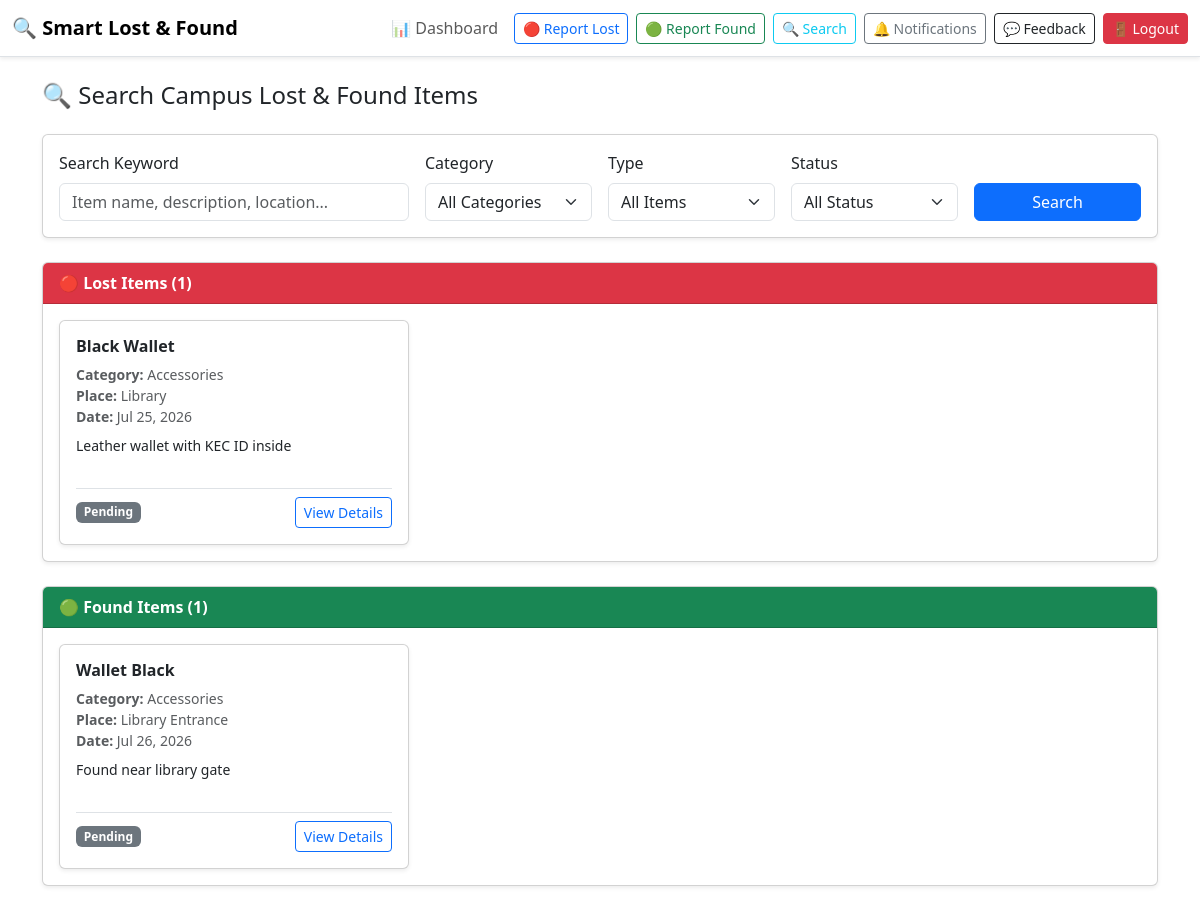
The app's page /items/search_items.php (signed in) with its own data.
### tables this page shows
CREATE TABLE IF NOT EXISTS lost_items (
  lost_id INT AUTO_INCREMENT PRIMARY KEY,
  user_id INT NOT NULL,
  item_name VARCHAR(150) NOT NULL,
  category VARCHAR(100) NOT NULL,
  place_lost VARCHAR(150) NOT NULL,
  date_lost DATE NOT NULL,
  description TEXT,
  image VARCHAR(255),
  status ENUM('Pending','Matched','Returned') DEFAULT 'Pending',
  created_at TIMESTAMP DEFAULT CURRENT_TIMESTAMP,
  FOREIGN KEY (user_id) REFERENCES users(user_id) ON DELETE CASCADE
);

CREATE TABLE IF NOT EXISTS found_items (
  found_id INT AUTO_INCREMENT PRIMARY KEY,
  user_id INT NOT NULL,
  item_name VARCHAR(150) NOT NULL,
  category VARCHAR(100) NOT NULL,
  place_found VARCHAR(150) NOT NULL,
  date_found DATE NOT NULL,
  description TEXT,
  image VARCHAR(255),
  status ENUM('Pending','Matched','Returned') DEFAULT 'Pending',
  created_at TIMESTAMP DEFAULT CURRENT_TIMESTAMP,
  FOREIGN KEY (user_id) REFERENCES users(user_id) ON DELETE CASCADE
);

### src/utils/helpers.php (called while the page is built, shortened)
<?php
if (!function_exists('baseUrl')) {
    function baseUrl($path = '') {
        $trimmed = ltrim((string)$path, '/');
        $cleanBase = ltrim(BASE_URL, '/');
        return BASE_URL . ($trimmed !== '' ? '/' . $trimmed : '');
    }
}
if (!function_exists('asset')) {
    function asset($path = '') {
        return baseUrl($path);
    }
}
if (!function_exists('url')) {
    function url($path = '') {
        return baseUrl($path);
    }
}

### src/utils/auth.php (called while the page is built, shortened)
<?php
if (!function_exists('currentUserRole')) {
    function currentUserRole() {
        return $_SESSION['role'] ?? null;
    }
}

### src/utils/sanitize.php (called while the page is built, shortened)
<?php
if (!function_exists('cleanHtml')) {
    function cleanHtml($value) {
        return htmlspecialchars((string)$value, ENT_QUOTES, 'UTF-8');
    }
}

### config/database.php (called while the page is built, shortened)
<?php
function dbQuery($conn, $sql, $params = []) {
    if (empty($params)) {
        return mysqli_query($conn, $sql);
    }
    $stmt = mysqli_prepare($conn, $sql);
    $types = '';
    foreach ($params as $p) {
        if (is_int($p)) {
            $types .= 'i';
        } elseif (is_float($p)) {
            $types .= 'd';
        } else {
            $types .= 's';
        }
    }
    mysqli_stmt_bind_param($stmt, $types, ...$params);
    $res = mysqli_stmt_get_result($stmt);
    if ($res !== false) {
        return $res;
    }
    $affected = mysqli_stmt_affected_rows($stmt);
    return $affected >= 0;
}
function dbFetchAll($conn, $sql, $params = []) {
    $res = dbQuery($conn, $sql, $params);
    $rows = [];
    if ($res && is_object($res)) {
        while ($row = mysqli_fetch_assoc($res)) {
            $rows[] = $row;
        }
    }
    return $rows;
}

### items/search_items.php (the view, shortened to what this page needs)
<?php
require_once __DIR__ . '/../config/config.php';
$search = trim($_GET['search'] ?? '');
$type = trim($_GET['type'] ?? 'all');
$lost_where = ["1=1"];
$lost_params = [];
$lost_where_str = implode(' AND ', $lost_where);
$found_where = ["1=1"];
$found_params = [];
$found_where_str = implode(' AND ', $found_where);
$lost_items = [];
$found_items = [];
if ($type == 'all' || $type == 'lost') {
    $lost_items = dbFetchAll($conn, "SELECT l.*, u.name AS user_name, u.email AS user_email, u.role AS user_role
        FROM lost_items l
        JOIN users u ON l.user_id = u.user_id
        WHERE $lost_where_str
        ORDER BY l.created_at DESC LIMIT 50", $lost_params);
}
if ($type == 'all' || $type == 'found') {
    $found_items = dbFetchAll($conn, "SELECT f.*, u.name AS user_name, u.email AS user_email, u.role AS user_role
        FROM found_items f
        JOIN users u ON f.user_id = u.user_id
        WHERE $found_where_str
        ORDER BY f.created_at DESC LIMIT 50", $found_params);
}
?>
<!doctype html>
<html lang="en">
<head>
  <?php include __DIR__ . '/../components/head.php'; ?>
</head>
<body>
  <?php include __DIR__ . '/../components/navbar.php'; ?>
  <div class="container py-4">
    <h2 class="h4 mb-4">🔍 Search Campus Lost &amp; Found Items</h2>
    <div class="card mb-4 shadow-sm">
      <div class="card-body">
        <form method="get" action="search_items.php" class="row g-3">
          <div class="col-md-4">
            <label class="form-label">Search Keyword</label>
            <input type="text" name="search" class="form-control" placeholder="Item name, description, location..." value="<?php echo cleanHtml($search); ?>">
          </div>
          <div class="col-md-2">
            <label class="form-label">Category</label>
            <select name="category" class="form-select" style="color: #212529; background-color: #fff;">
              <option value="" style="color: #6c757d;">All Categories</option>
            </select>
          </div>
          <div class="col-md-2">
            <label class="form-label">Type</label>
            <select name="type" class="form-select" style="color: #212529; background-color: #fff;">
              <option value="all" <?php echo $type=='all'?'selected':''; ?>>All Items</option>
            </select>
          </div>
          <div class="col-md-2">
            <label class="form-label">Status</label>
            <select name="status" class="form-select" style="color: #212529; background-color: #fff;">
              <option value="" style="color: #6c757d;">All Status</option>
            </select>
          </div>
          <div class="col-md-2 d-flex align-items-end">
            <button type="submit" class="btn btn-primary w-100">Search</button>
          </div>
        </form>
      </div>
    </div>
    <?php if ($type == 'all' || $type == 'lost'): ?>
    <div class="card mb-4 shadow-sm">
      <div class="card-header bg-danger text-white fw-bold">🔴 Lost Items (<?php echo count($lost_items); ?>)</div>
      <div class="card-body">
        <?php if (count($lost_items) > 0): ?>
        <div class="row g-3">
          <?php foreach($lost_items as $item): ?>
          <div class="col-md-6 col-lg-4">
            <div class="card h-100 shadow-sm">
              <div class="card-body d-flex flex-column">
                <h6 class="card-title fw-bold"><?php echo cleanHtml($item['item_name']); ?></h6>
                <p class="card-text small text-muted mb-2">
                  <strong>Category:</strong> <?php echo cleanHtml($item['category']); ?><br>
                  <strong>Place:</strong> <?php echo cleanHtml($item['place_lost']); ?><br>
                  <strong>Date:</strong> <?php echo date('M d, Y', strtotime($item['date_lost'])); ?>
                </p>
                <?php if ($item['description']): ?>
                <p class="card-text small flex-grow-1"><?php echo cleanHtml(substr($item['description'], 0, 100)); ?><?php echo strlen($item['description']) > 100 ? '...' : ''; ?></p>
                <?php endif; ?>
                <div class="d-flex justify-content-between align-items-center mt-3 pt-2 border-top">
                  <span class="badge text-bg-<?php echo $item['status']==='Returned'?'success':($item['status']==='Matched'?'warning':'secondary'); ?>">
                    <?php echo $item['status']; ?>
                  </span>
                  <a href="<?php echo url('items/item_details.php?type=lost&id=' . $item['lost_id']); ?>" class="btn btn-sm btn-outline-primary">View Details</a>
                </div>
              </div>
            </div>
          </div>
          <?php endforeach; ?>
        </div>
        <?php else: ?>
        <p class="text-muted text-center py-4 mb-0">No lost items found matching the criteria.</p>
        <?php endif; ?>
      </div>
    </div>
    <?php endif; ?>
    <?php if ($type == 'all' || $type == 'found'): ?>
    <div class="card mb-4 shadow-sm">
      <div class="card-header bg-success text-white fw-bold">🟢 Found Items (<?php echo count($found_items); ?>)</div>
      <div class="card-body">
        <?php if (count($found_items) > 0): ?>
        <div class="row g-3">
          <?php foreach($found_items as $item): ?>
          <div class="col-md-6 col-lg-4">
            <div class="card h-100 shadow-sm">
              <div class="card-body d-flex flex-column">
                <h6 class="card-title fw-bold"><?php echo cleanHtml($item['item_name']); ?></h6>
                <p class="card-text small text-muted mb-2">
                  <strong>Category:</strong> <?php echo cleanHtml($item['category']); ?><br>
                  <strong>Place:</strong> <?php echo cleanHtml($item['place_found']); ?><br>
                  <strong>Date:</strong> <?php echo date('M d, Y', strtotime($item['date_found'])); ?>
                </p>
                <?php if ($item['description']): ?>
                <p class="card-text small flex-grow-1"><?php echo cleanHtml(substr($item['description'], 0, 100)); ?><?php echo strlen($item['description']) > 100 ? '...' : ''; ?></p>
                <?php endif; ?>
                <div class="d-flex justify-content-between align-items-center mt-3 pt-2 border-top">
                  <span class="badge text-bg-<?php echo $item['status']==='Returned'?'success':($item['status']==='Matched'?'warning':'secondary'); ?>">
                    <?php echo $item['status']; ?>
                  </span>
                  <a href="<?php echo url('items/item_details.php?type=found&id=' . $item['found_id']); ?>" class="btn btn-sm btn-outline-primary">View Details</a>
                </div>
              </div>
            </div>
          </div>
          <?php endforeach; ?>
        </div>
        <?php else: ?>
        <p class="text-muted text-center py-4 mb-0">No found items found matching the criteria.</p>
        <?php endif; ?>
      </div>
    </div>
    <?php endif; ?>
  </div>
  <?php include __DIR__ . '/../components/footer.php'; ?>

### components/head.php (shortened to what this page needs)
<?php
$stylePath = dirname(__DIR__) . '/assets/css/style.css';
?>
<link href="https://cdn.jsdelivr.net/npm/bootstrap@5.3.3/dist/css/bootstrap.min.css" rel="stylesheet">
<link rel="stylesheet" href="<?php echo asset('assets/css/style.css') . '?v=' . filemtime($stylePath); ?>">

### components/navbar.php (shortened to what this page needs)
<?php
$currentRole = currentUserRole();
$activeNav = $activeNav ?? '';
?>
<nav class="navbar navbar-expand-lg navbar-light bg-white border-bottom shadow-sm">
  <div class="container-fluid">
    <a class="navbar-brand fw-bold" href="<?php echo url('index.php'); ?>">
      🔍 Smart Lost &amp; Found
    </a>
    <div class="collapse navbar-collapse" id="userNavbar">
      <ul class="navbar-nav ms-auto align-items-lg-center gap-2 mt-3 mt-lg-0">
        <?php if ($currentRole === 'staff'): ?>
          <li class="nav-item">
            <a class="nav-link px-2 <?php echo $activeNav==='dashboard'?'active fw-bold text-primary':''; ?>" href="<?php echo url('staff/dashboard.php'); ?>">📊 Dashboard</a>
          </li>
        <?php elseif ($currentRole === 'student'): ?>
          <li class="nav-item">
            <a class="nav-link px-2 <?php echo $activeNav==='dashboard'?'active fw-bold text-primary':''; ?>" href="<?php echo url('student/dashboard.php'); ?>">🎓 Dashboard</a>
          </li>
        <?php endif; ?>
        <li class="nav-item">
          <a class="btn btn-outline-primary btn-sm w-100 text-lg-center" href="<?php echo url('items/report_lost.php'); ?>">🔴 Report Lost</a>
        </li>
        <li class="nav-item">
          <a class="btn btn-outline-success btn-sm w-100 text-lg-center" href="<?php echo url('items/report_found.php'); ?>">🟢 Report Found</a>
        </li>
        <li class="nav-item">
          <a class="btn btn-outline-info btn-sm w-100 text-lg-center" href="<?php echo url('items/search_items.php'); ?>">🔍 Search</a>
        </li>
        <li class="nav-item">
          <a class="btn btn-outline-secondary btn-sm w-100 d-flex justify-content-between justify-content-lg-center align-items-center gap-1" href="<?php echo url('items/match_notification.php'); ?>">
            <span>🔔 Notifications</span>
          </a>
        </li>
        <li class="nav-item">
          <a class="btn btn-outline-dark btn-sm w-100 text-lg-center" href="<?php echo url('items/feedback.php'); ?>">💬 Feedback</a>
        </li>
        <li class="nav-item mt-2 mt-lg-0">
          <a class="btn btn-danger btn-sm w-100" href="<?php echo url('auth/logout.php'); ?>">🚪 Logout</a>
        </li>
      </ul>
    </div>
  </div>
</nav>

### components/footer.php (shortened to what this page needs)
</body>
</html>

### assets/css/style.css (style rules this page uses)
body,html { height:100%; }
.btn, .form-control, .form-select { touch-action: manipulation; }

### records on screen
lost_items: item_name "Black Wallet", category "Accessories", place_lost "Library", date_lost "Jul 25, 2026", description "Leather wallet with KEC ID inside", status "Pending"
found_items: item_name "Wallet Black", category "Accessories", place_found "Library Entrance", date_found "Jul 26, 2026", description "Found near library gate", status "Pending"

### other values on screen
count($lost_items) "1"
count($found_items) "1"
